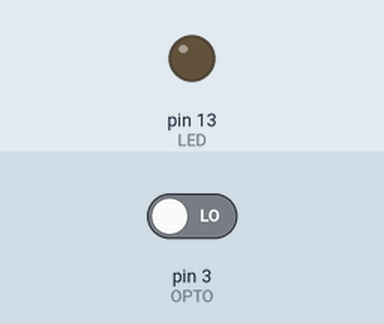
A sketch run on a simulated Arduino Uno, built with avr-gcc and run on an emulated ATmega328P. Shown: output pins drawn as LEDs (lit = HIGH). The test bench sets the inputs (shaded band); at power-on: pin 3 (OPTO) LOW.

Above: at 1.2 s.
1.3 s: pin 3 (OPTO) driven HIGH
At 2.5 s:
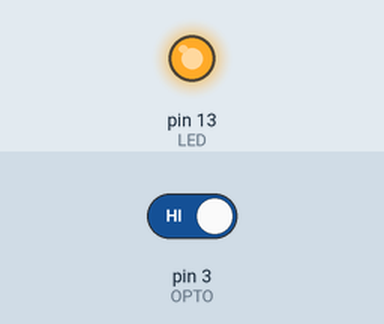
2.8 s: pin 3 (OPTO) driven LOW
At 3.7 s:
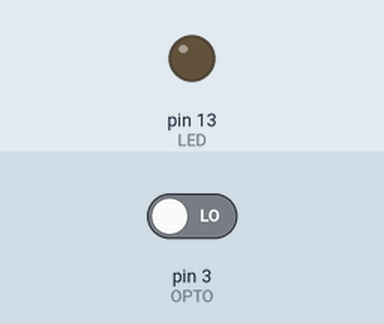
Timing chart, 0 to 5.8 s (numbered marks = the images above; inputs shaded):
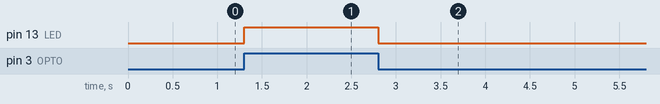

The sketch:

Presence_object.ino
```cpp
// (licence header left out)
//Entête déclarative = déclarer ici les constantes et variables globales

const int OPTO=3; // broche de l'optocoupleur
const int PRESENCE=1; // constante valeur broche lors de la présence objet
const int LED=13; // broche de la LED

//La fonction setup() // exécutée au début et en une seule fois
void setup() {

  pinMode(OPTO, INPUT); // broche en entrée
  pinMode(LED, OUTPUT); // broche en sortie

} // fin de la fonction setup()

//La fonction loop() exécutée ensuite en boucle sans fin
void loop() {

  if (digitalRead(OPTO)==PRESENCE) { // si présence d'un objet
   digitalWrite(LED, HIGH); // allume la LED
  } // fin de if

  else { // si non
   digitalWrite(LED, LOW); // éteint la LED
  } // fin de else

} // fin de la fonction loop()
```

Measured:
- after the input at 1.3 s, pin 13 (LED): LOW → HIGH at once
- after the input at 2.8 s, pin 13 (LED): HIGH → LOW at once
